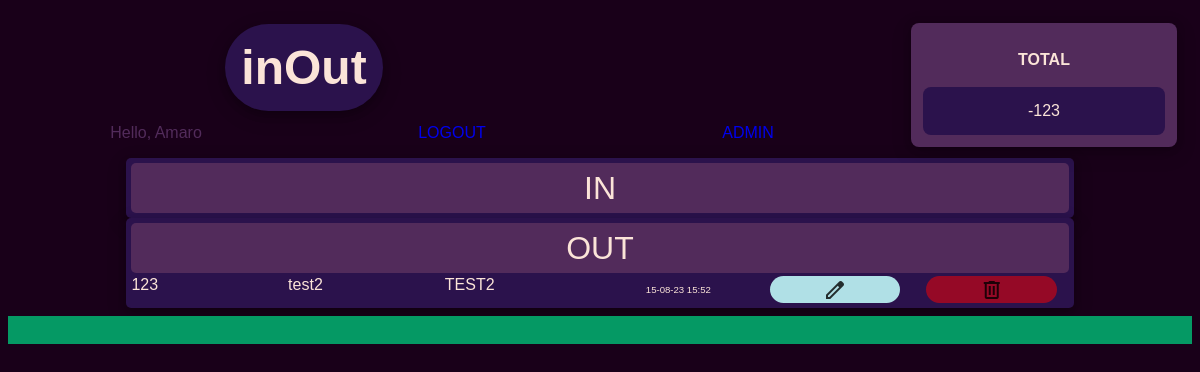
The page / (signed in) on the database as committed earlier.
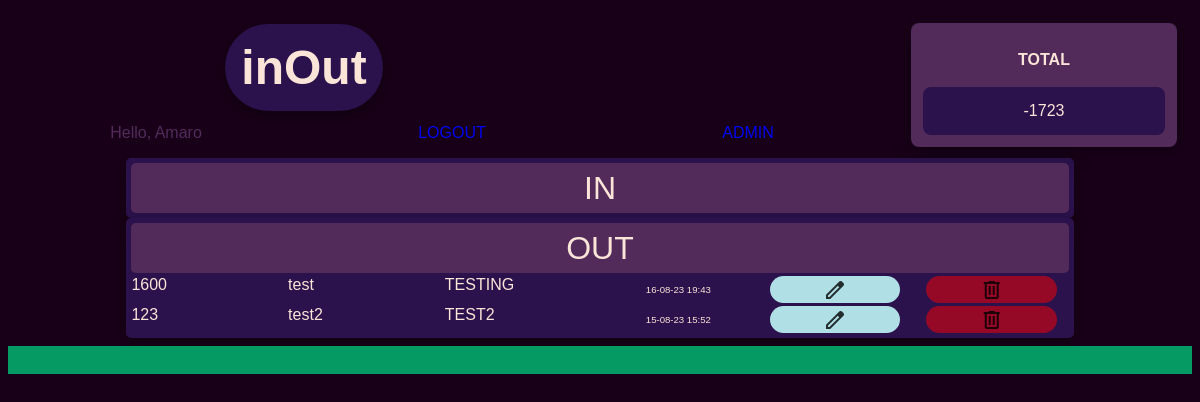
The same page on the database as committed later.
### accounts/models.py (models this page shows, shortened)
class Out(models.Model):
    user_out = models.ForeignKey(User, null=True, on_delete=models.SET_NULL)
    amount = models.IntegerField(null=True)
    description = models.CharField(max_length=9, null=True)
    category = models.CharField(max_length=6, null=True)
    date_created = models.DateTimeField(auto_now_add=True, null=True)

### accounts/views.py (the view)
# urls.py: path('', views.userPage, name="user"),
@login_required(login_url='login')
def userPage(request):
    in_results = request.user.in_set.all()
    out_results = request.user.out_set.all()
    amountIn = []
    for amount in in_results:
        amount_in = amount
        amountIn.append(amount_in.amount)
    totalIn = sum(amountIn)
    amountOut = []
    for amount in out_results:
        amount_out = amount
        amountOut.append(amount_out.amount)
    totalOut = sum(amountOut)
    total = totalIn - totalOut
    context = {'in_results':in_results, 'out_results':out_results, 'total':total}
    return render(request, 'user.html', context)

### accounts/templates/user.html (shortened to what this page needs)
{% extends 'main.html' %}
{% load static %}
{% block content %}
<link rel="stylesheet" type="text/css" href="{% static '/css/main.css' %}">
<div class="main_container">
    <div class="inout"><h1>inOut</h1></div>
    <div class="div_total">
        <table class="total">
            <tr>
                <th class="total">TOTAL</th>
            </tr>
            <tr>
                <td class="total">{{total}}</td>
            </tr>
        </table>
    </div>
    <div class="hello">
        <span id="hello-msg">Hello, {{request.user}}</span>
    </div>
    <div class="logout">
        <span id="hello-msg"><a class="logout" href="{% url 'logout' %}">LOGOUT</a></span>
    </div>
    <div class="admin">
        <span id="hello-msg"><a class="admin" href="{% url 'admin' %}">ADMIN</a></span>
    </div>
</div>
<div class="container in" id="main_div">
    <div class="title">
        <a class="in" href="{% url 'create_in' %}">IN</a>
    </div>
</div>
<div class="container out">
    <div class="title">
        <a class="out" href="{% url 'create_out' %}">OUT</a>
    </div>
        {% for i in out_results reversed %}
        <tr>
            <div class="amount">{{i.amount}}</div>
            <div class="description">{{i.description}}</div>
            <div class="category">{{i.category}}</div>
            <div class="date">{{i.date_created|date:"d-m-y H:i"}}</div>
            <div class="button"><a class="edit material-symbols-outlined" href="{% url 'update_out' i.id %}">EDIT</a></div>
            <div class="button"><a class="delete material-symbols-outlined" href="{% url 'delete_out' i.id %}">DELETE</a></div>
        </tr>
        {% endfor %}
</div>
<button onclick="document.getElementById('id01').style.display='block'"></button>
{% endblock %}

Rows that differ between the two databases and show on the page:
added Out: amount "1600", description "test", category "TESTING", date_created "16-08-23 19:43"
Other text that changed with them:
{{ total }}: "-123" → "-1723"
